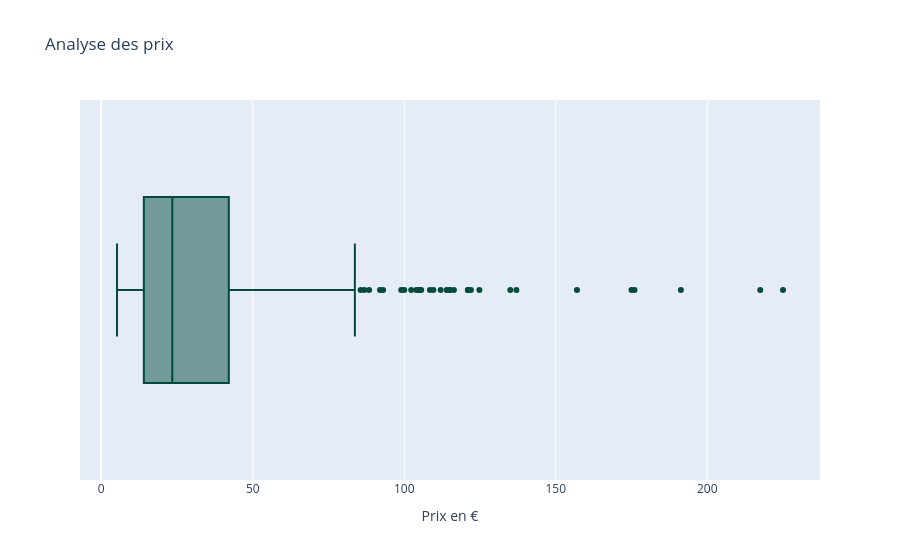

The notebook cell saved with this chart:
### Code cell
#Autre méthode avec plotly express
fig = px.box(df_complet, x="price", title="Analyse des prix",color_discrete_sequence=['#004B3D'], labels={"price":"Prix en €"})
fig.show()

### Figure 1 — Plotly figure (JSON) as saved in the notebook; plotly's stock layout.template omitted (floating-point values rounded to 4 significant figures; data arrays with more than 128 entries replaced by an {"elided": "..."} marker saying what was removed)
{"data": [{"alignmentgroup": "True", "hovertemplate": "Prix en €=%{x}<extra></extra>", "legendgroup": "", "marker": {"color": "#004B3D"}, "name": "", "notched": false, "offsetgroup": "", "orientation": "h", "showlegend": false, "type": "box", "x": {"elided": "714 float values"}, "x0": " ", "xaxis": "x", "y0": " ", "yaxis": "y"}], "layout": {"boxmode": "group", "legend": {"tracegroupgap": 0}, "title": {"text": "Analyse des prix"}, "xaxis": {"anchor": "y", "domain": [0, 1], "title": {"text": "Prix en €"}}, "yaxis": {"anchor": "x", "domain": [0, 1]}}}
